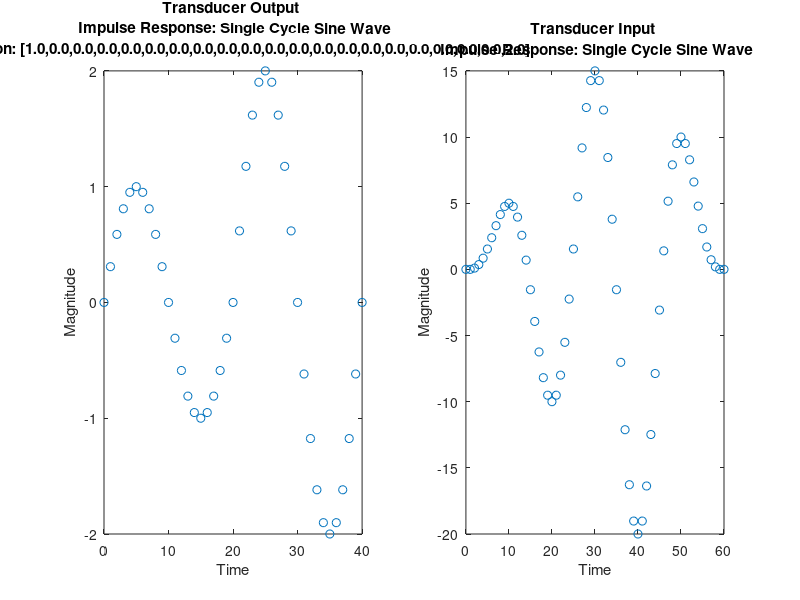

This figure's MATLAB source:
%% Simulate output of transducer array (1D)
% Set impulse response, excitation: see output of transducer
clear

%% Specify transducer impulse response and excitation
% We specify the values of two sequences at:
% t = 0, T_s, 2*T_s, 3*T_s where T_s is the period with which the
% transducer can change what it fires
% (we are limited to causual output in this framework)

% Impulse response of transducer on transmission (starting at t = 0)

lenImpResp = 20; % Period, in units of T_s (of impulse response)
hTx = sin(2*pi/(lenImpResp)*(0:lenImpResp));

plotImp = 0;
if(plotImp == 1)
    figure
    plot(0:(numel(hTx) - 1), hTx,'o')
    title('Impulse Response')
end

% Excitation (starting at t = 0)%
exc = [1 zeros(1,lenImpResp-1) 2];  % Space out code
%exc = [1 ones(1,lenImpResp-1) 2 2*ones(1,lenImpResp-1)];    % Repeat code
%exc = [1 2];

%% Calculate transducer output
txOut = conv(hTx,exc);

%% Display transducer output
figure
subplot(1,2,1)
plot((1:numel(txOut)) - 1,txOut,'o')

xlabel('Time')
ylabel('Magnitude')

% Show excitation as text below the graph
str = '';
for i = 1:length(exc)
    if (i == 1)
        str  = strcat(str, sprintf('\n Excitation: [%1.1f',exc(i)));  
    else
        str  = strcat(str, sprintf(',%1.1f',exc(i)));
    end
end
endstr = strcat(str, ']');
title(strcat(sprintf('Transducer Output \n Impulse Response: Single Cycle Sine Wave'),endstr))


%% Calculate signal received after going through impulse response again
hRc = hTx; % Specify impulse response on receive
rcvIn = conv(hRc, txOut);

% Plot received electrical signal
subplot(1,2,2)
plot((1:numel(rcvIn)) - 1,rcvIn,'o')
title(sprintf('Transducer Input \n Impulse Response: Single Cycle Sine Wave'))
xlabel('Time')
ylabel('Magnitude')
